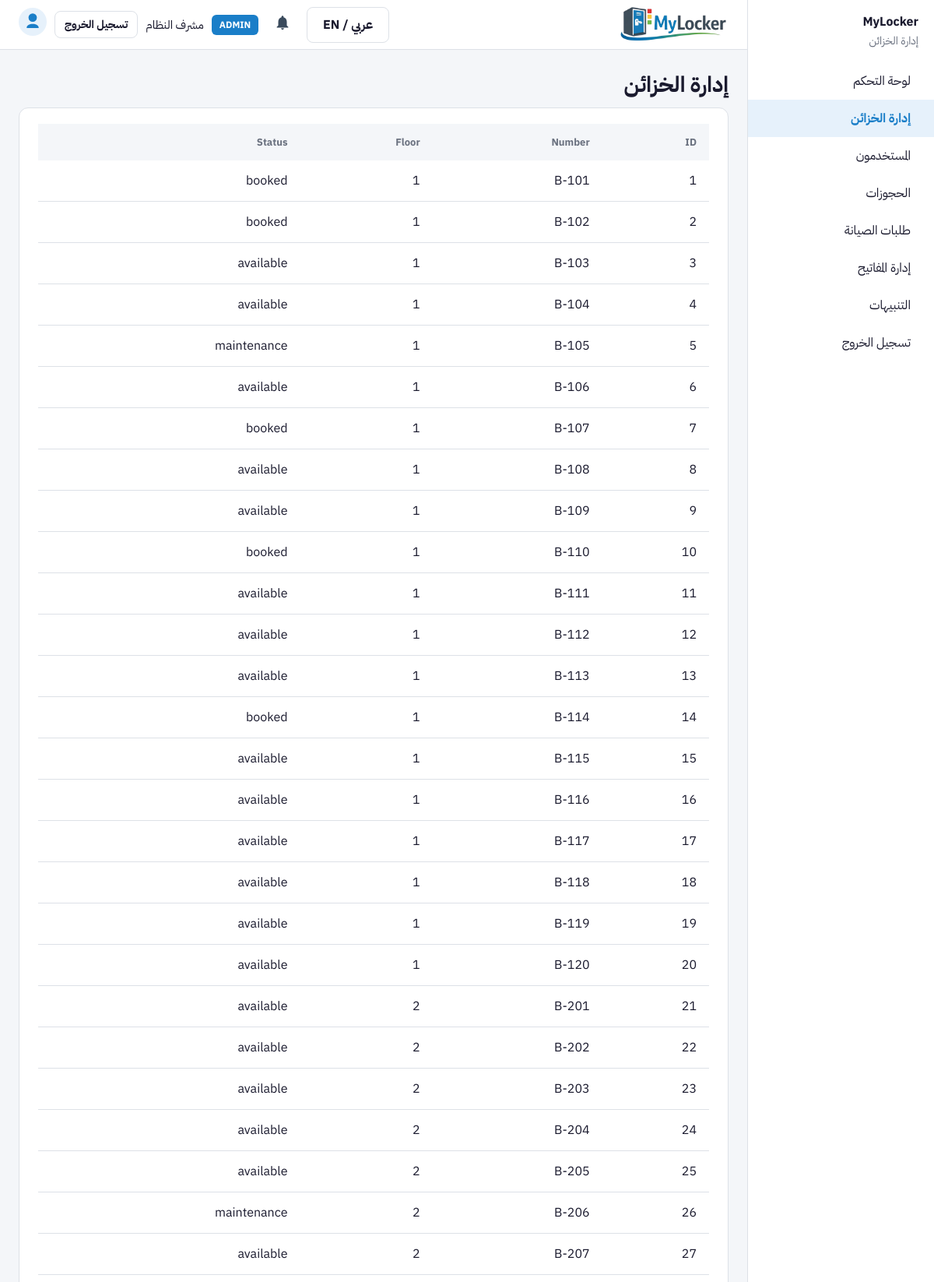
/admin/manage_lockers.php (signed in, upper part), run on the app's committed database.
### tables this page shows
CREATE TABLE lockers (
    locker_id     INT AUTO_INCREMENT PRIMARY KEY,
    locker_number VARCHAR(20) UNIQUE NOT NULL,
    floor_level   VARCHAR(10) NOT NULL,
    zone          VARCHAR(10) NOT NULL,
    size          ENUM('small','medium','large') DEFAULT 'medium',
    status        ENUM('available','booked','maintenance') DEFAULT 'available',
    location_desc VARCHAR(200),
    last_updated  DATETIME DEFAULT CURRENT_TIMESTAMP ON UPDATE CURRENT_TIMESTAMP
);

### includes/functions.php (called while the page is built, shortened)
<?php
function h(?string $s): string
{
    return htmlspecialchars((string) $s, ENT_QUOTES | ENT_HTML5, 'UTF-8');
}
?>

### admin/manage_lockers.php (the view, shortened to what this page needs)
<?php
require_once __DIR__ . '/../includes/auth_check.php';
$rows = $pdo->query('SELECT * FROM lockers ORDER BY locker_number')->fetchAll();
?>
<!DOCTYPE html>
<html lang="ar" dir="rtl">
<head>
    <link rel="stylesheet" href="<?php echo h(BASE_PATH); ?>/assets/css/global.css">
</head>
<body>
<div class="app-shell">
    <?php require __DIR__ . '/../includes/sidebar.php'; ?>
    <div class="app-main">
        <?php require __DIR__ . '/../includes/header.php'; ?>
        <main class="main-content">
            <h1 data-i18n="manage_lockers">إدارة الخزائن</h1>
            <div class="card table-wrap">
                <table class="data-table">
                    <thead>
                        <tr>
                            <th>ID</th>
                            <th>Number</th>
                            <th>Floor</th>
                            <th>Status</th>
                        </tr>
                    </thead>
                    <tbody>
                        <?php foreach ($rows as $r): ?>
                        <tr>
                            <td><?php echo (int) $r['locker_id']; ?></td>
                            <td><?php echo h($r['locker_number']); ?></td>
                            <td><?php echo h($r['floor_level']); ?></td>
                            <td><?php echo h($r['status']); ?></td>
                        </tr>
                        <?php endforeach; ?>
                    </tbody>
                </table>
            </div>
        </main>
    </div>
</div>
</body>
</html>

### assets/css/global.css (style rules this page uses)
:root { --color-primary: #1A7EC8; --color-primary-dark: #1569A8; --color-primary-light: #E6F1FB; --color-secondary: #3A4A5C; --color-success: #4CAF50; --color-success-light: #EAF3DE; --color-danger: #E53935; --color-danger-light: #FCEBEB; --color-warning: #FFC107; --color-warning-light: #FAEEDA; --color-bg: #F4F6F9; --color-white: #FFFFFF; --color-text-main: #1A1A2E; --color-text-muted: #6B7280; --color-border: #DDE1E7; --color-sidebar-active: #E6F1FB; --radius-btn: 8px; --radius-card: 12px; --radius-input: 8px; }
* { font-family: 'IBM Plex Sans Arabic', 'IBM Plex Sans', sans-serif; box-sizing: border-box; }
html { font-size: 16px; }
body { margin: 0; background: var(--color-bg); color: var(--color-text-main); min-width: 1024px; }
h1 { font-size: 28px; font-weight: 700; margin: 0 0 0.5rem; }
p, li, td, label { font-size: 16px; font-weight: 400; }
.card { background: var(--color-white); border: 1px solid var(--color-border); border-radius: var(--radius-card); padding: 20px 24px; }
.table-wrap { overflow-x: auto; }
table.data-table { width: 100%; border-collapse: collapse; font-size: 15px; }
table.data-table thead th { background: var(--color-bg); font-weight: 700; font-size: 13px; color: var(--color-text-muted); text-align: start; padding: 14px 16px; }
table.data-table tbody td { padding: 14px 16px; border-bottom: 1px solid var(--color-border); }
.app-shell { display: flex; min-height: 100vh; }
.app-main { flex: 1; display: flex; flex-direction: column; min-width: 0; }
.main-content { flex: 1; padding: 24px; }

### data on the page
lockers: locker_id "1", locker_number "B-101", floor_level "1", status "booked"
lockers: locker_id "2", locker_number "B-102", floor_level "1", status "booked"
lockers: locker_id "3", locker_number "B-103", floor_level "1", status "available"
lockers: locker_id "4", locker_number "B-104", floor_level "1", status "available"
lockers: locker_id "5", locker_number "B-105", floor_level "1", status "maintenance"
lockers: locker_id "6", locker_number "B-106", floor_level "1", status "available"
lockers: locker_id "7", locker_number "B-107", floor_level "1", status "booked"
lockers: locker_id "8", locker_number "B-108", floor_level "1", status "available"
lockers: locker_id "9", locker_number "B-109", floor_level "1", status "available"
lockers: locker_id "10", locker_number "B-110", floor_level "1", status "booked"
lockers: locker_id "11", locker_number "B-111", floor_level "1", status "available"
lockers: locker_id "12", locker_number "B-112", floor_level "1", status "available"
lockers: locker_id "13", locker_number "B-113", floor_level "1", status "available"
lockers: locker_id "14", locker_number "B-114", floor_level "1", status "booked"
lockers: locker_id "15", locker_number "B-115", floor_level "1", status "available"
lockers: locker_id "16", locker_number "B-116", floor_level "1", status "available"
lockers: locker_id "17", locker_number "B-117", floor_level "1", status "available"
lockers: locker_id "18", locker_number "B-118", floor_level "1", status "available"
lockers: locker_id "19", locker_number "B-119", floor_level "1", status "available"
lockers: locker_id "20", locker_number "B-120", floor_level "1", status "available"
lockers: locker_id "21", locker_number "B-201", floor_level "2", status "available"
lockers: locker_id "22", locker_number "B-202", floor_level "2", status "available"
lockers: locker_id "23", locker_number "B-203", floor_level "2", status "available"
lockers: locker_id "24", locker_number "B-204", floor_level "2", status "available"
lockers: locker_id "25", locker_number "B-205", floor_level "2", status "available"
lockers: locker_id "26", locker_number "B-206", floor_level "2", status "maintenance"
lockers: locker_id "27", locker_number "B-207", floor_level "2", status "available"

### other printed values
$uname "مشرف النظام"
